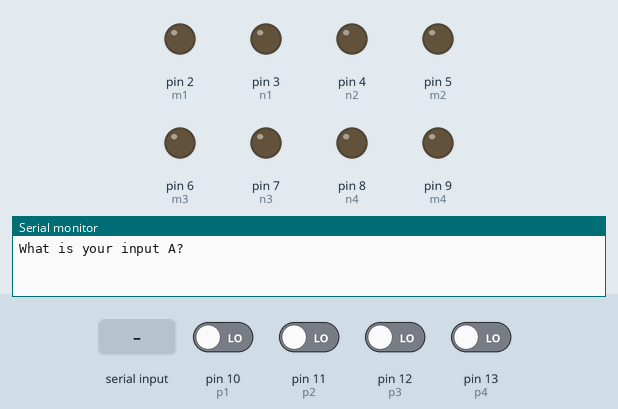
Bench run of a sketch on a simulated Arduino Uno, built with avr-gcc and run on an emulated ATmega328P. Parts: output pins drawn as LEDs (lit = HIGH), the last lines printed to the serial monitor. The test bench sets the inputs (shaded band); at power-on: pin 10 (p1), pin 11 (p2), pin 12 (p3), pin 13 (p4) LOW.

Above: at 1.2 s.
1.3 s: "90,45\n" received over Serial
At 1.56 s:
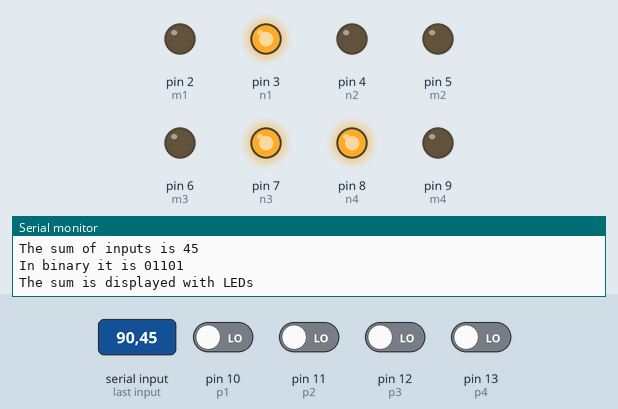
3.1 s: "30,150\n" received over Serial
At 3.37 s:
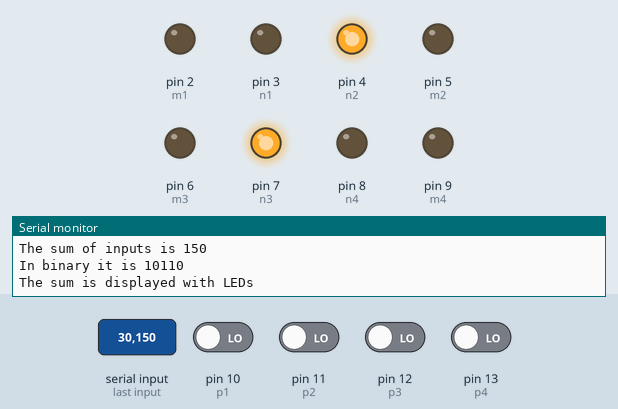
4.9 s: "1\n" received over Serial
At 5.03 s:
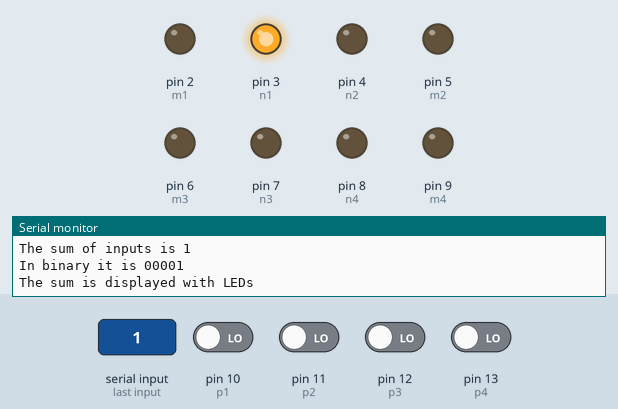
6.6 s: "5\n" received over Serial
At 6.73 s:
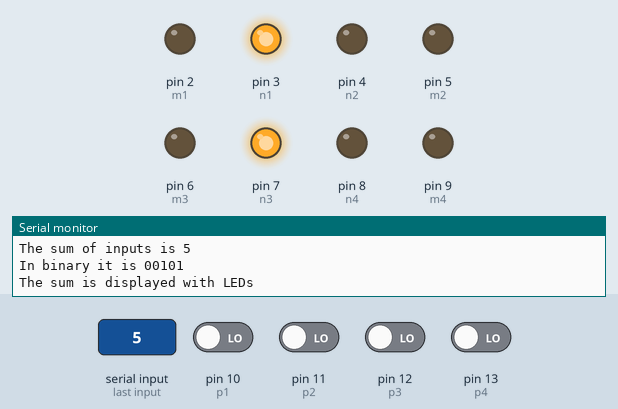
8.3 s: "200\n" received over Serial
At 8.44 s:
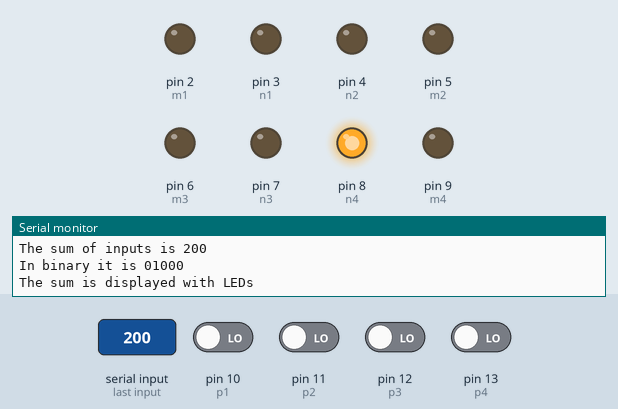
Timing chart, 0 to 11.0 s (numbered marks = the images above; inputs shaded):
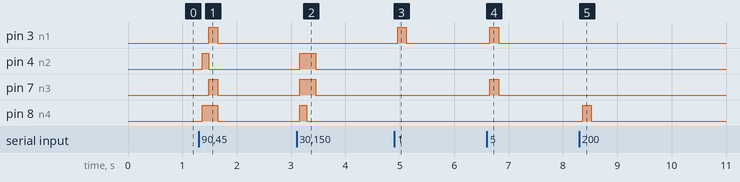

Measured:
- after the input at 1.3 s, pin 3 (n1), pin 7 (n3): LOW → HIGH after 0.19 s, → LOW 0.16 s later; pin 4 (n2): LOW → HIGH after 0.06 s, → LOW 0.13 s later; pin 8 (n4): LOW → HIGH after 0.06 s, → LOW 0.29 s later
- after the input at 3.1 s, pin 4 (n2), pin 7 (n3): LOW → HIGH after 0.06 s, → LOW 0.29 s later; pin 8 (n4): LOW → HIGH after 0.06 s, → LOW 0.13 s later
- after the input at 4.9 s, pin 3 (n1): LOW → HIGH after 0.06 s, → LOW 0.16 s later
- after the input at 6.6 s, pin 3 (n1), pin 7 (n3): LOW → HIGH after 0.06 s, → LOW 0.16 s later
- after the input at 8.3 s, pin 8 (n4): LOW → HIGH after 0.06 s, → LOW 0.16 s later

The sketch:

lab_5_ex_31.ino
```cpp
// n - 4-bit representation of number 1 for 4-bit adder
int n1 = 3;
int n2 = 4;
int n3 = 7;
int n4 = 8;

// m - 4-bit representation of previous state number for 4-bit adder
int m1 = 2;
int m2 = 5;
int m3 = 6;
int m4 = 9;

// p - 4-bit representation of saved number (red leds)
// Their digital values would be automatically altered after
// button press by 4-bit latch
int p1 = 10;
int p2 = 11;
int p3 = 12;
int p4 = 13;

// boolean variable which is used to wait until the first input
bool shouldReadInput = true;

void setup()
{
  pinMode(n1, OUTPUT);
  pinMode(n2, OUTPUT);
  pinMode(n3, OUTPUT);
  pinMode(n4, OUTPUT);
  pinMode(m1, OUTPUT);
  pinMode(m2, OUTPUT);
  pinMode(m3, OUTPUT);
  pinMode(m4, OUTPUT);

  Serial.begin(9600);
  Serial.setTimeout(100);
}

void loop()
{
    if (shouldReadInput) {
    	Serial.println("What is your input A?");
      	shouldReadInput = false;
    }

    while (Serial.available() > 0) {
  		int num1 = Serial.parseInt();
        Serial.print("Your input A is ");
        Serial.println(num1);

        // Read digital values from the pins (10-13) that save previous State in red LEDs
      	int sbit1 = digitalRead(p4);
      	int sbit2 = digitalRead(p3);
      	int sbit3 = digitalRead(p2);
      	int sbit4 = digitalRead(p1);
      	int savedBitSum = 0;
      	if (sbit1 == 1) savedBitSum += 8;
      	if (sbit2 == 1) savedBitSum += 4;
      	if (sbit3 == 1) savedBitSum += 2;
      	if (sbit4 == 1) savedBitSum += 1;

        Serial.print("Previous state is ");
     	Serial.println(savedBitSum);

        int sum = num1 + savedBitSum;  // computed sum with previous state
        Serial.print("The sum of inputs is ");
        Serial.println(sum);

        Serial.print("In binary it is ");
        for (int i = 4; i >= 0; i--) {
            Serial.print(bitRead(sum, i));
        }
        Serial.println();
        Serial.println("The sum is displayed with LEDs");

      	// add new number by bits for 4-bit adder
      	digitalWrite(n1, bitRead(num1, 0));
      	digitalWrite(n2, bitRead(num1, 1));
      	digitalWrite(n3, bitRead(num1, 2));
      	digitalWrite(n4, bitRead(num1, 3));

      	// add previous saved number by bits for 4-bit adder
      	digitalWrite(m1, bitRead(savedBitSum, 0));
      	digitalWrite(m2, bitRead(savedBitSum, 1));
      	digitalWrite(m3, bitRead(savedBitSum, 2));
      	digitalWrite(m4, bitRead(savedBitSum, 3));

        Serial.println();
      	shouldReadInput = true;
    }
}
```
